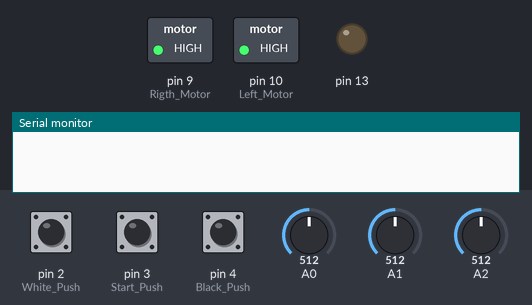
The sketch below on a simulated Arduino Uno, built with avr-gcc and run on an emulated ATmega328P. Shown: switched loads named in the sketch (green lamp = pin HIGH), output pins drawn as LEDs (lit = HIGH), the last lines printed to the serial monitor. The test bench sets the inputs (shaded band); at power-on: pin 2 (White_Push) HIGH, pin 3 (Start_Push) HIGH, pin 4 (Black_Push) HIGH, A0 = 512, A1 = 512, A2 = 512.

Above: at 1.2 s.
1.3 s: pin 2 (White_Push) pulled LOW for 3.2 s
At 2.1 s:
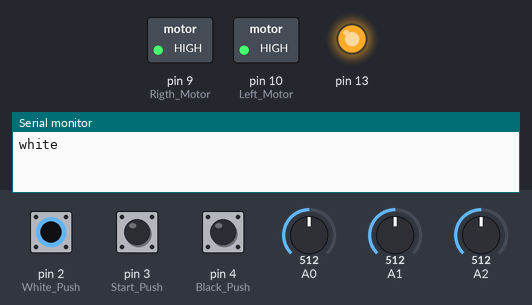
6.8 s: pin 3 (Start_Push) pulled LOW for 0.15 s
At 8.4 s:
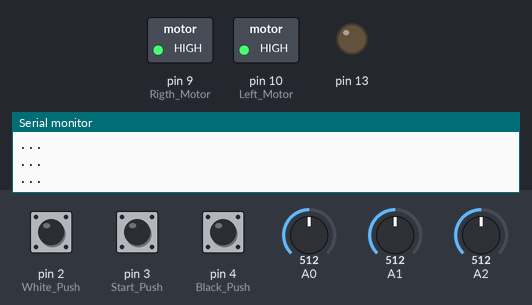
9.3 s: pin 4 (Black_Push) pulled LOW for 0.15 s
At 9.9 s:
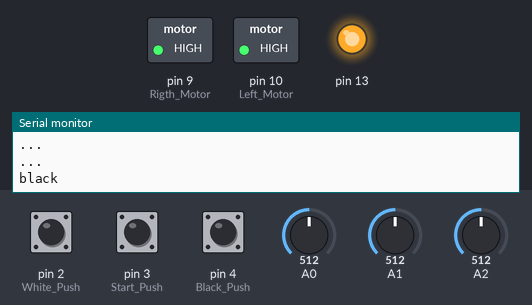
11.8 s: pin 4 (Black_Push) pulled LOW for 3.2 s
At 16.1 s:
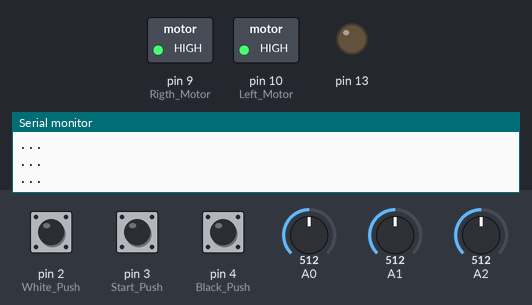
16.5 s: pin 3 (Start_Push) pulled LOW for 3.2 s
At 17.3 s:
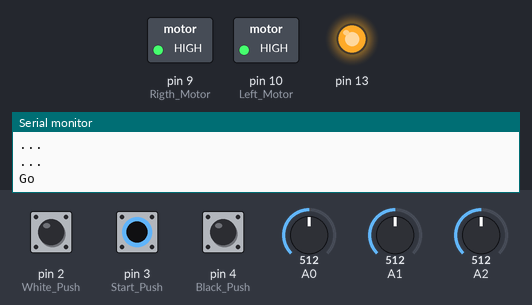
Timing chart, 0 to 22.0 s (numbered marks = the images above; inputs shaded):
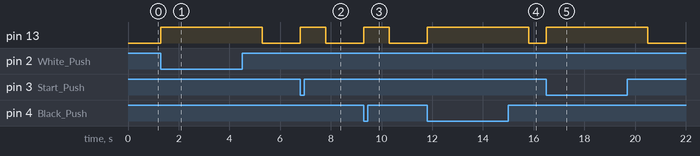

Measured:
- after the input at 1.3 s, pin 13: LOW → HIGH at once, → LOW 4.0 s later
- after the input at 6.8 s, pin 13: LOW → HIGH at once, → LOW 1.0 s later
- after the input at 9.3 s, pin 13: LOW → HIGH at once, → LOW 1.0 s later
- after the input at 11.8 s, pin 13: LOW → HIGH at once, → LOW 4.0 s later
- after the input at 16.5 s, pin 13: LOW → HIGH at once, → LOW 4.0 s later

The sketch:

line_follower_analog_auto-calibration.ino
```cpp
// Motor Variables
int Left_Motor =10;
int Rigth_Motor =9;

// Push buttons
int Start_Push = 3;
int White_Push = 2;
int Black_Push = 4;

// Sensor Variables

int Right_IR;
int Mid_IR;
int Left_IR;

int Right_IR_W;
int Mid_IR_W;
int Left_IR_W;

int Right_IR_B;
int Mid_IR_B;
int Left_IR_B;

int Left_T = Left_IR;
int Mid_T = Mid_IR;
int Right_T = Right_IR;

bool line_follow = false;

void setup() {
  Serial.begin(9600);

  pinMode(Left_Motor, OUTPUT);
  pinMode(Rigth_Motor, OUTPUT);
  pinMode(13, OUTPUT);

  pinMode(Start_Push, INPUT_PULLUP);
  pinMode(White_Push, INPUT_PULLUP);
  pinMode(Black_Push, INPUT_PULLUP);

  digitalWrite(Left_Motor, HIGH);
  digitalWrite(Rigth_Motor, HIGH);
  digitalWrite(13, LOW);

}

void loop()
{

  Left_IR = analogRead(A2);
  Mid_IR = analogRead(A1);
  Right_IR = analogRead(A0);

  //print_sensor_values();
  //print_buttons();

  if (digitalRead(Black_Push) == LOW)
  {
    digitalWrite(13, HIGH);
    Left_IR_B = Left_IR;
    Mid_IR_B = Mid_IR;
    Right_IR_B = Right_IR;
    Serial.println("black");
    delay(1000);
    digitalWrite(13, LOW);
  }
  if (digitalRead(White_Push) == LOW)
  {
    digitalWrite(13, HIGH);
    Left_IR_W = Left_IR;
    Mid_IR_W = Mid_IR;
    Right_IR_W = Right_IR;
    Serial.println("white");
    delay(1000);
    digitalWrite(13, LOW);
  }
  if (digitalRead(Start_Push) == LOW)
  {
    digitalWrite(13, HIGH);
    Left_T = Left_IR_B-Left_IR_W/2;
    Mid_T = Mid_IR_B-Mid_IR_W/2;
    Right_T = Right_IR_B-Right_IR_W/2-50;
    Serial.println("Go");
    line_follow = true;
    delay(1000);
    digitalWrite(13, LOW);
  }
  if (line_follow == true)
  {
    line_following();
  }
}

void print_buttons()
{
  Serial.print(digitalRead(White_Push));
  Serial.print(digitalRead(Black_Push));
  Serial.print(digitalRead(Start_Push));
  Serial.println("");
}

void print_sensor_values()
{

  Serial.print(Left_IR);
  Serial.print("\t");
  Serial.print(Mid_IR);
  Serial.print("\t");
  Serial.print(Right_IR);
  Serial.println("");

}

void line_following()
{
  if (Left_IR < Left_T and Mid_IR > Mid_T and Right_IR < Right_T) //F
  {
    Serial.println("F");
    forward();
  }
  else if (Left_IR > Left_T and Mid_IR < Mid_T and Right_IR < Right_T)//L
  {
    Serial.println("L");
    left();
  }
  else if (Left_IR < Left_T and Mid_IR < Mid_T and Right_IR > Right_T)//R
  {
    Serial.println("R");
    right();
  }
  else
  {
    Serial.println("...");
  }
}

void left()
{
  digitalWrite(Left_Motor, HIGH);
   digitalWrite(Rigth_Motor, LOW);
}

void forward()
{
  digitalWrite(Left_Motor, LOW);
   digitalWrite(Rigth_Motor, LOW);
}

void right()
{
  digitalWrite(Left_Motor, LOW);
  digitalWrite(Rigth_Motor, HIGH);
}
```
